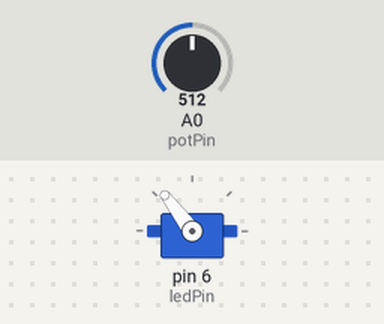
Recording of a sketch running on a simulated Arduino Uno, built with avr-gcc and run on an emulated ATmega328P. Shown: servo. The inputs (shaded band) are chosen by the test bench; at power-on: A0 (potPin) = 512.

Above: at 1.2 s.
1.3 s: A0 (potPin) set to 716
At 1.8 s:
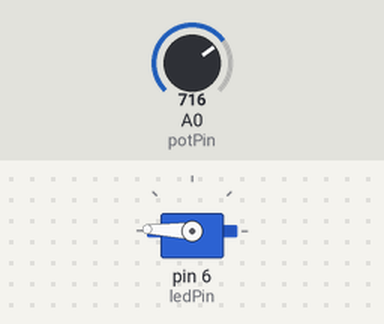
2.8 s: A0 (potPin) set to 900
At 4.0 s:
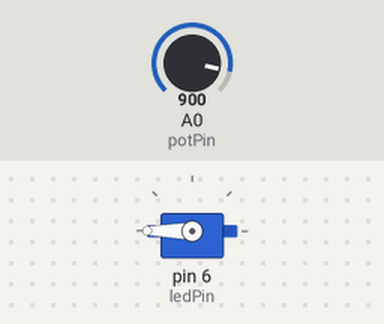
4.3 s: A0 (potPin) set to 306
At 5.3 s:
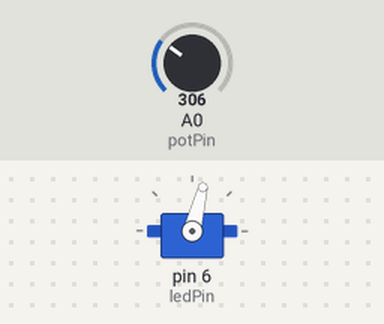
5.8 s: A0 (potPin) set to 122
At 6.4 s:
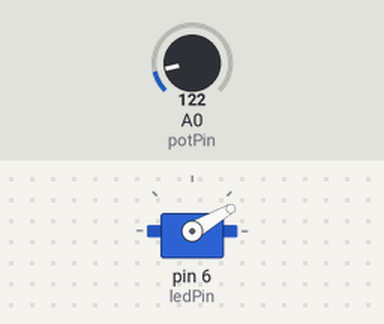
7.3 s: A0 (potPin) set to 0
At 8.5 s:
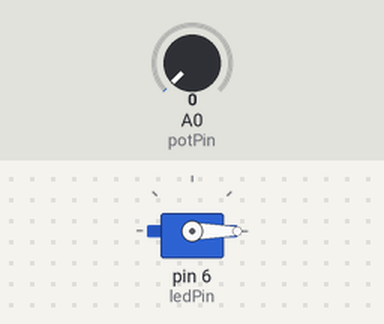
8.8 s: A0 (potPin) set to 511
At 9.9 s:
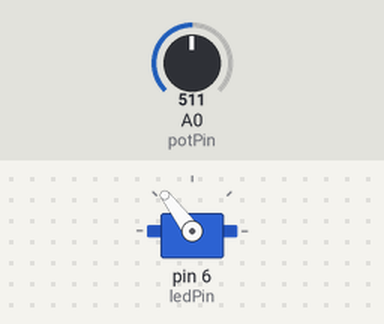
Timing chart, 0 to 11.3 s (numbered marks = the images above; inputs shaded):
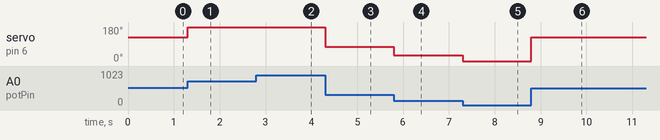

The sketch:

Use_the_Servo_Library.ino
```cpp
#include <Servo.h>

int ledPin = 6;
int potPin = A0;

int potValue = 0;

Servo led;

void setup(void)
{
    pinMode(potPin, INPUT);
    led.attach(ledPin);
}

void loop(void)
{
    potValue = analogRead(potPin);
    potValue = map(potValue, 0, 1023, 0, 255); // scale it to use it with the servo (value between 0 and 255)
    led.write(potValue);
}
```

Measured:
- after the input at 1.3 s, servo on pin 6 (ledPin): 127° → 178° at once
- after the input at 2.8 s, servo on pin 6 (ledPin): 178° → 180° at once
- after the input at 4.3 s, servo on pin 6 (ledPin): 180° → 76° at once
- after the input at 5.8 s, servo on pin 6 (ledPin): 76° → 30° at once
- after the input at 7.3 s, servo on pin 6 (ledPin): 30° → 0° at once
- after the input at 8.8 s, servo on pin 6 (ledPin): 0° → 127° at once
